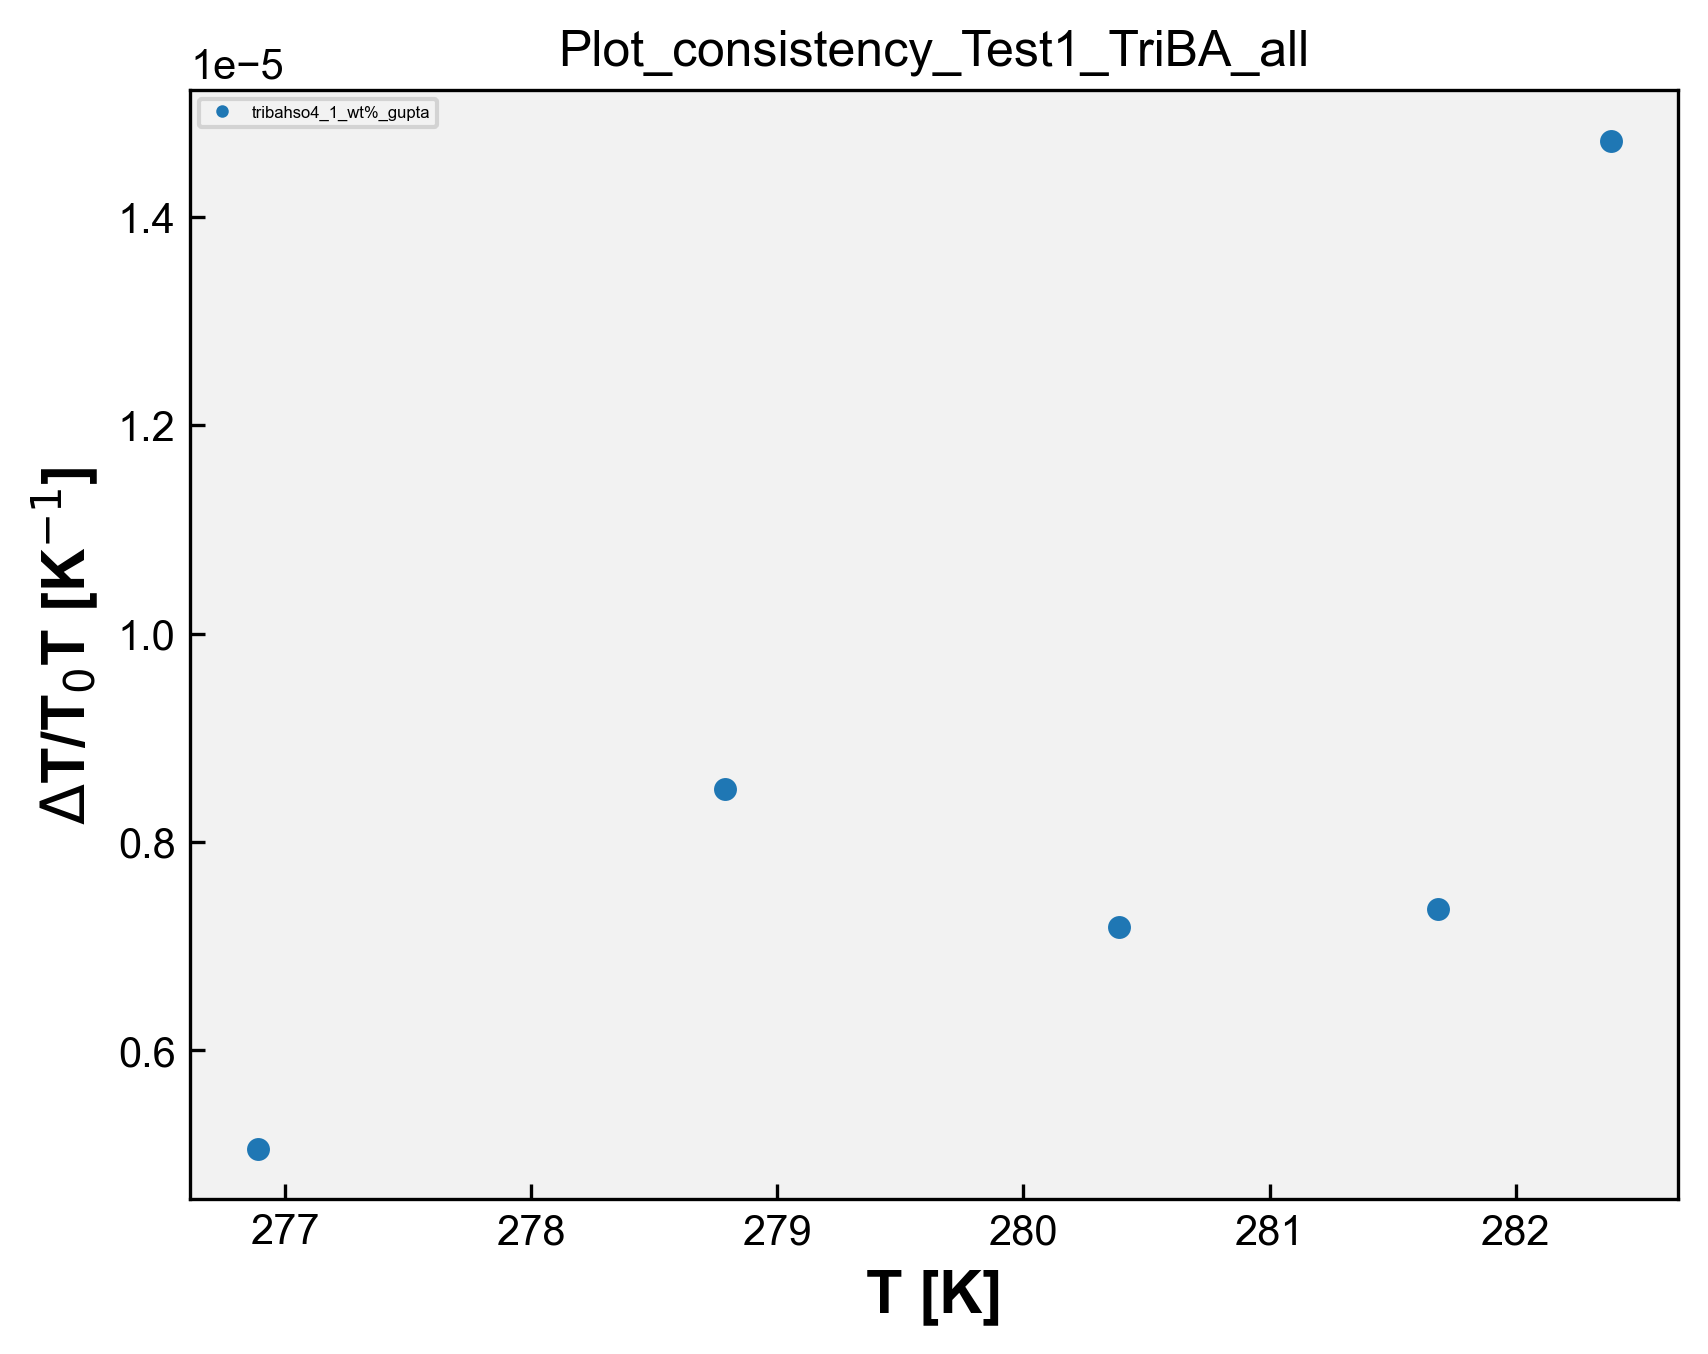

Source code (Python):
# Plot_consistency - TriBA 
import matplotlib.pyplot as plt
import matplotlib
from matplotlib.font_manager import FontProperties
import pandas as pd
import numpy as np
import openpyxl
import os 

matplotlib.rcParams['font.family'] = "Arial" # change the default font # mudança da fonte 
matplotlib.rcParams['xtick.direction'] = 'in' # change the ticks direction # mudança da direção dos marcadores ao longo dos eixos de um gráfico que indicam valores específicos 
matplotlib.rcParams['ytick.direction'] = 'in'
font = FontProperties() # cria uma instância de propriedades de fontes, tamanho, estilo e família
font.set_family('sans-serif') # 'serif', 'sans-serif', 'cursive', 'fantasy', or 'monospace' # família da fonte 
font.set_name('Arial') # nome da fonte 
font.set_weight('bold') # 'ultralight', 'light', 'normal', 'regular', 'book', 'medium', 'roman', 'semibold', 'demibold', 'demi', 'bold', 'heavy', 'extra bold', 'black' # peso da fonte 
font.set_style('normal') #'normal', 'italic' or 'oblique' # estilo da fonte, negrito, itálico, normal, etc 
font.set_size('x-large') # xx-small', 'x-small', 'small', 'medium', 'large', 'x-large', 'xx-large' # tamanho da fonte 
plt.rcParams['figure.dpi'] = 300 # resolução padrão para as figuras exibidas na tela 
plt.rcParams['savefig.dpi'] = 300 # resolução padrão para as figuras salvas em arquivos PNG, PDF ou SVG 
opt = {'fillstyle':'full','markersize':5,'markeredgewidth':0.5} # aparência dos marcadores, fillstyle: full - estilo de preenchimento markersize: 5 - tamanho do marcador markeredgewidth: 0.5 largura da borda do marcador 
plt.rcParams['figure.facecolor'] = (1.0,1.0,1.0,0.0) # cor de fundo da figura como transparente 
plt.rcParams['axes.facecolor'] = '0.95' # cor de fundo dos eixos como uma tonalidade de cinza claro 
#plt.rcParams['figure.figsize'] = (4,4) # tamanho da figura padrão em polegadas 


caminho_arquivo = 'TriBA.xlsx' # caminho do arquivo de DMA 
wb = openpyxl.load_workbook(caminho_arquivo) # ler dados de abas individuais do arquivo Excel sem abrir e fechar repetidamente, mantém aberto. Mais eficiente se você precisa ler dados de várias abas do arquivo. Lista com os nomes de todas as abas do arquivo Excel.
# load_workbook é a função usada para carregar o arquvio Excel

dados_coluna_D_array = [] # matriz para guardar os dados da coluna C de todas as sheet
dados_coluna_K_array = [] # matriz para guardar os dados da coluna I de todas as sheet

nomes_abas = []

for i in wb.sheetnames: # para i dentro da lista wb com os nomes de todas as abas
    nome_aba = wb[i] # obtém o nome da aba na posição i na lista wb, que contém os nomes de todas as abas
    nome_aba_split = nome_aba.title.split("_") # nome_aba é o nome completo da aba. nome_aba.title converte o nome da aba para o formato de título. split("_ ") divide o nome da aba em duas partes usando o caractere "_ "
    if len(nome_aba_split) > 2: # se o nome da aba contiver mais de duas partes 
        nome_aba_split.insert(2, "wt%") # insere wt% entre a segunda e a terceira partes do nome da aba 
        nome_aba_final = "_".join(nome_aba_split) # junta as partes do nome da aba de volta com "_"
        print('nome_aba_final', nome_aba_final)
        nomes_abas.append(nome_aba_final) # adiciona o nome modificado _a lista de nomes das abas 
    else:
        nomes_abas.append(nome_aba.title) # nome da aba não tiver mais de duas partes, adiciona o nome completo da aba à lista nomes_abas (usada na legenda)

    dados_coluna_D = [] # abre uma lista para os dados da coluna C da sheet 
    dados_coluna_K = [] # abre uma lista para os dados da coluna I da sheet

    for j in nome_aba.iter_rows(min_row=2, values_only=True): # iter_rows: permite iterar sobre as linhas dessa aba # min_row=2: especifica a primeira linha a ser considerada, nesse caso, começa na segunda linha, pois a primeira linha geralmente contém os cabeçalhos das colunas # values_only=True: indica que queremos obter apenas os valores das células, sem incluir informações adicionais como formatação, fórmulas ou estilos. 
        dados_coluna_D.append(j[3])
        dados_coluna_K.append(j[10])

    dados_coluna_D_array.append(dados_coluna_D)
    dados_coluna_K_array.append(dados_coluna_K)

print('dados_C', dados_coluna_D_array)
print('dados_I', dados_coluna_K_array)

# Plotagem dos dados:

symbols = ['o', 's', '^', 'D', 'v', '>', '<', 'P', 'X', 'H', '*', 'h', '+', 'x', '|', '_', '1', '2', '3', '4', 'p', ',', '.', '8', 'p', 'd', 'D', '|', '_', '$...$']
# Exemplos de símbolos

# Vetor de cores
colors = ['#1f77b4', '#ff7f0e', '#2ca02c', '#d62728', '#9467bd', '#8c564b', '#e377c2', '#7f7f7f', '#bcbd22', '#17becf',  '#aec7e8',  '#ffbb78', '#98df8a', '#ff9896', '#c5b0d5', '#c49c94',  '#f7b6d2', '#c7c7c7',  '#dbdb8d',  '#9edae5',  '#393b79',  '#5254a3', '#6b6ecf',  '#9c9ede',  '#637939',  '#8ca252',  '#b5cf6b', '#cedb9c',  '#8c6d31',  '#bd9e39',  '#e7ba52',  '#e7cb94',  '#843c39', '#ad494a', '#d6616b',  '#e7969c',  '#7b4173', '#a55194',  '#ce6dbd',  '#de9ed6']

for i in range(len(dados_coluna_D_array)):
    x = dados_coluna_D_array[i]
    y = dados_coluna_K_array[i]
    print('x', x)
    print('y', y)
    symbol=symbols[i]
    color=colors[i]
    plt.plot(x, y, marker=symbol, markersize=opt['markersize'], markeredgewidth=opt['markeredgewidth'], fillstyle=opt['fillstyle'], color=color, linestyle='none')

plt.legend(nomes_abas, loc='upper left', fontsize=4, markerscale=0.5)
plt.xlabel('T [K]',fontproperties=font)
plt.ylabel('$\Delta$T/T$_0$T [K$^{-1}$]',fontproperties=font)
#plt.legend(loc="upper left")

nome_arquivo_python = os.path.basename(__file__) # obter o nome do arquivo python atual
nome_arquivo_sem_extensao = os.path.splitext(nome_arquivo_python)[0] # obter o nome do arquivo sem extensão # [0] vai acessar o primeiro elemento da tupla retornado por path.splitext

plt.title(nome_arquivo_sem_extensao)

plt.savefig(f'{nome_arquivo_sem_extensao}.png',format='png',bbox_inches='tight',
                dpi=300,transparent=False)
plt.show()
